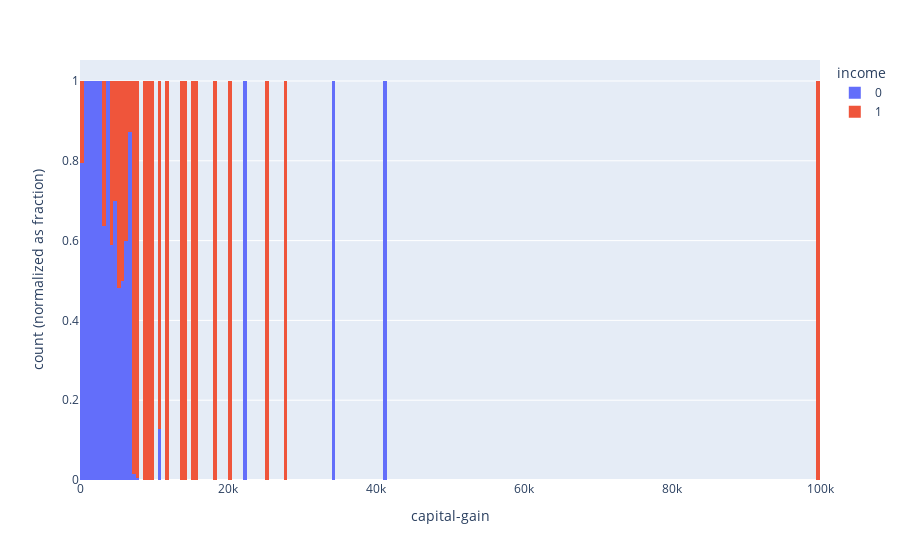

Notebook code cell kept with this figure:
### Markdown cell above
## Visualization: factors related to actual income

### Code cell
# Important numeric variable
fig = px.histogram(dfClean, x="capital-gain", color="income", barnorm="fraction")
fig.show()

### Figure 1 — Plotly figure (JSON) as saved in the notebook; plotly's stock layout.template omitted (floating-point values rounded to 4 significant figures; data arrays with more than 128 entries replaced by an {"elided": "..."} marker saying what was removed)
{"data": [{"alignmentgroup": "True", "bingroup": "x", "hovertemplate": "income=0<br>capital-gain=%{x}<br>count (normalized as fraction)=%{y}<extra></extra>", "legendgroup": "0", "marker": {"color": "#636efa", "pattern": {"shape": ""}}, "name": "0", "offsetgroup": "0", "orientation": "v", "showlegend": true, "type": "histogram", "x": {"elided": "19016 int values"}, "xaxis": "x", "yaxis": "y"}, {"alignmentgroup": "True", "bingroup": "x", "hovertemplate": "income=1<br>capital-gain=%{x}<br>count (normalized as fraction)=%{y}<extra></extra>", "legendgroup": "1", "marker": {"color": "#EF553B", "pattern": {"shape": ""}}, "name": "1", "offsetgroup": "1", "orientation": "v", "showlegend": true, "type": "histogram", "x": {"elided": "5984 int values"}, "xaxis": "x", "yaxis": "y"}], "layout": {"barmode": "relative", "barnorm": "fraction", "legend": {"title": {"text": "income"}, "tracegroupgap": 0}, "margin": {"t": 60}, "xaxis": {"anchor": "y", "domain": [0, 1], "title": {"text": "capital-gain"}}, "yaxis": {"anchor": "x", "domain": [0, 1], "title": {"text": "count (normalized as fraction)"}}}}
